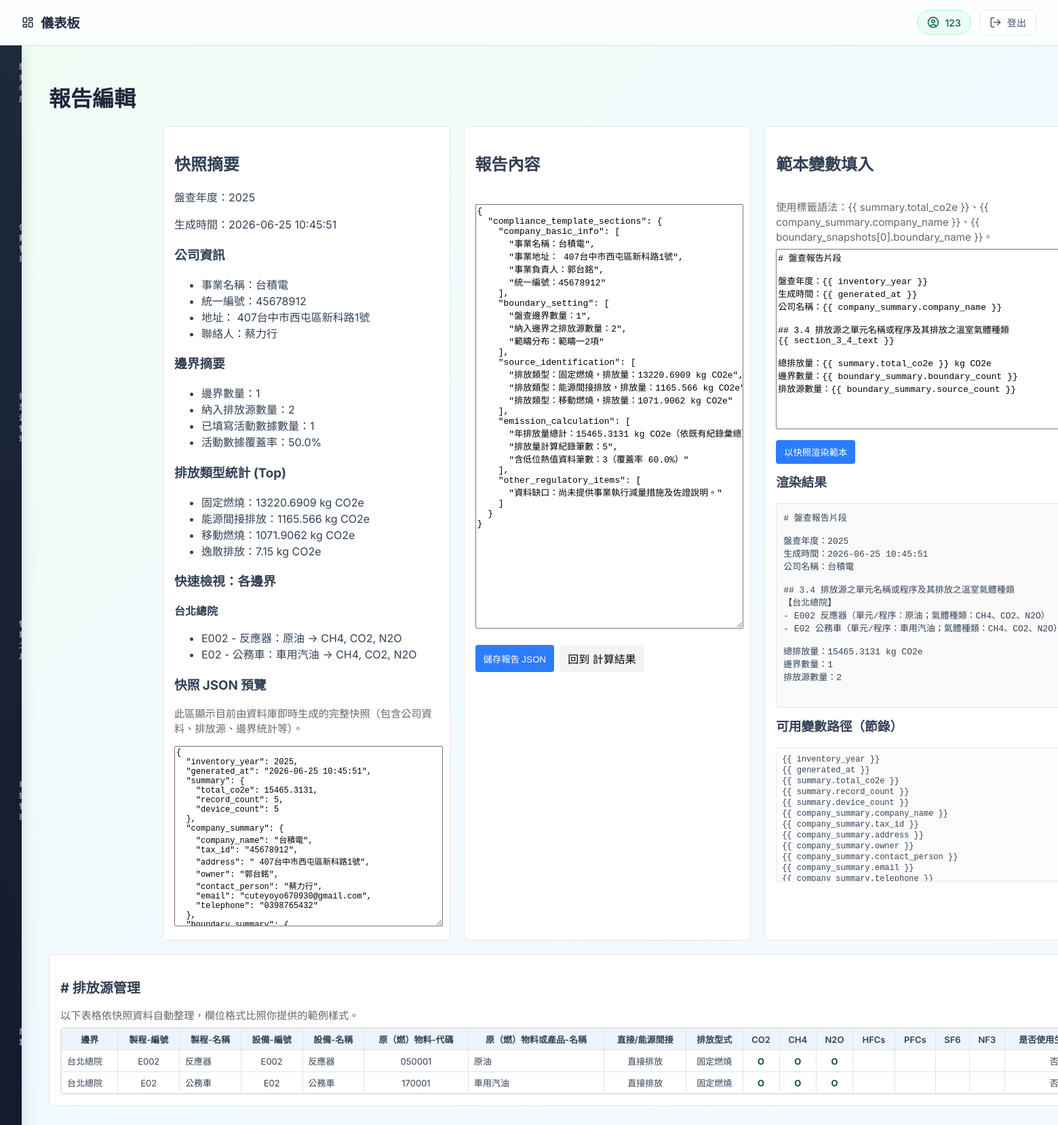
Page /calculation/report (signed in) on the committed database.
### model.py (models this page shows)
class EmissionFactor(SQLModel, table=True):
    code: str = Field(primary_key=True)
    gas_type: str = Field(primary_key=True)
    original_code: str = Field(index=True)
    emission_type: str = "固定燃燒"
    name: str
    factor_value: float
    unit: str
    year: int
    factor_source: Optional[str] = None
    calculation_method: Optional[str] = None
    lower_heating_value: Optional[float] = None
    lhv_unit: Optional[str] = None
    updated_at: datetime = Field(default_factory=datetime.utcnow)

class CompanyInfo(SQLModel, table=True):
    tax_id: str = Field(default=None, primary_key=True)
    company_name: str
    address: str
    owner: str
    account_id: int = Field(foreign_key="account.id")
    telephone: Optional[str] = None
    contact_person: Optional[str] = None
    email: Optional[str] = None
    URL: Optional[str] = None
    account: Optional[Account] = Relationship(back_populates="companies")

class Device(SQLModel, table=True):
    id: Optional[int] = Field(default=None, primary_key=True)
    name: str = Field(index=True)
    category: str
    emission_type: str = Field(default="固定燃燒")
    location: str
    factor_ref_code: str
    gas_type: str
    unit: str
    device_number: Optional[str] = None
    device_code: Optional[str] = None
    quantity: int = 1
    fill_amount: Optional[float] = None
    fill_unit: Optional[str] = None
    equipment_category: Optional[str] = None
    refrigerant_code: Optional[str] = None

class Boundary(SQLModel, table=True):
    __tablename__ = "boundary"
    boundary_id: Optional[int] = Field(default=None, primary_key=True)
    boundary_name: str = Field(index=True)
    address: Optional[str] = None
    sort_order: Optional[int] = 0
    account_id: int = Field(foreign_key="account.id")
    year_id: int = Field(foreign_key="year.year_id")
    created_at: datetime = Field(default_factory=datetime.utcnow)
    updated_at: datetime = Field(default_factory=datetime.utcnow)
    account: Optional[Account] = Relationship(back_populates="boundaries")
    year: Optional[Year] = Relationship(back_populates="boundaries")
    emission_sources: List["EmissionSource"] = Relationship(back_populates="boundary")
    activity_data: List["ActivityData"] = Relationship(back_populates="boundary")

class EmissionSource(SQLModel, table=True):
    __tablename__ = "emission_source"
    __table_args__ = (
        UniqueConstraint("boundary_id", "source_number", name="uq_source_number_per_boundary"),
        UniqueConstraint("account_id", "year_id", "source_id", name="uq_source_global"),
    )
    source_id: Optional[int] = Field(default=None, primary_key=True)
    source_number: str = Field(index=True)
    source_name: str = Field(index=True)
    scope: str = Field(index=True)
    emission_type: str
    material: str
    quantity: int = 1
    sort_order: Optional[int] = 0
    account_id: int = Field(foreign_key="account.id")
    year_id: int = Field(foreign_key="year.year_id")
    boundary_id: int = Field(foreign_key="boundary.boundary_id")
    created_at: datetime = Field(default_factory=datetime.utcnow)
    updated_at: datetime = Field(default_factory=datetime.utcnow)
    account: Optional[Account] = Relationship(back_populates="emission_sources")
    year: Optional[Year] = Relationship(back_populates="emission_sources")
    boundary: Optional[Boundary] = Relationship(back_populates="emission_sources")
    activity_data: Optional["ActivityData"] = Relationship(back_populates="emission_source")

### routers/calculation.py (the view)
@router.get("/report", response_class=HTMLResponse)
async def report_edit_page(request: Request, session: Session = Depends(get_session)):
    from routers import result as result_mod
    account_id = request.session.get("user")
    if not account_id:
        return RedirectResponse(url="/login", status_code=303)
    snapshot = result_mod._build_report_snapshot(session, account_id=account_id)
    template_snapshot = _build_template_snapshot(snapshot)
    try:
        initial_payload = result_mod._normalize_report_payload({}, snapshot)
    except Exception:
        initial_payload = {}
    payload_json = json.dumps(initial_payload, ensure_ascii=False, indent=2)
    snapshot_json = json.dumps(snapshot, ensure_ascii=False, indent=2)
    template_text = _default_report_template()
    rendered_template, missing_template_tags = _render_template_with_snapshot(template_text, template_snapshot)
    return templates.TemplateResponse(
        "report_edit.html",
        {
            "request": request,
            "snapshot": snapshot,
            "snapshot_json": snapshot_json,
            "payload_json": payload_json,
            "template_text": template_text,
            "rendered_template": rendered_template,
            "missing_template_tags": missing_template_tags,
            "template_paths": _collect_scalar_paths(template_snapshot),
        },
    )

### templates/report_edit.html (shortened to what this page needs)
{% extends "base.html" %}
{% block head %}
<link rel="stylesheet" href="/static/css/calculation.css">
{% endblock %}
{% block content %}
<h1>報告編輯</h1>
<div class="report-edit-wrap">
  <div class="snapshot-pane">
    <h2>快照摘要</h2>
    <p>盤查年度：{{ snapshot.inventory_year }}</p>
    <p>生成時間：{{ snapshot.generated_at }}</p>
    <h3>公司資訊</h3>
    <ul>
      <li>事業名稱：{{ snapshot.company_summary.get('company_name') }}</li>
      <li>統一編號：{{ snapshot.company_summary.get('tax_id') }}</li>
      <li>地址：{{ snapshot.company_summary.get('address') }}</li>
      <li>聯絡人：{{ snapshot.company_summary.get('contact_person') }}</li>
    </ul>
    <h3>邊界摘要</h3>
    <ul>
      <li>邊界數量：{{ snapshot.boundary_summary.get('boundary_count') }}</li>
      <li>納入排放源數量：{{ snapshot.boundary_summary.get('source_count') }}</li>
      <li>已填寫活動數據數量：{{ snapshot.boundary_summary.get('completed_activity_source_count') }}</li>
      <li>活動數據覆蓋率：{{ snapshot.boundary_summary.get('activity_coverage_rate') }}%</li>
    </ul>
    <h3>排放類型統計 (Top)</h3>
    <ul>
      {% for item in snapshot.emission_type_totals %}
      <li>{{ item.emission_type }}：{{ item.total_co2e }} kg CO2e</li>
      {% endfor %}
    </ul>
    <h3>快速檢視：各邊界</h3>
    {% if snapshot.get('boundary_snapshots') %}
      {% for b in snapshot.boundary_snapshots %}
        <div class="boundary-block">
          <strong>{{ b.boundary_name }}</strong>
          <ul>
            {% for s in b.sources %}
              <li>{{ s.source_number }} - {{ s.source_name }}：{{ s.unit_or_process }} → {{ s.gases | join(', ') }}</li>
            {% endfor %}
          </ul>
        </div>
      {% endfor %}
    {% else %}
      <p class="info">目前快照未包含邊界細節（boundary_snapshots）。生成報告快照時會自動補上，若需要可先執行「生成報告」。</p>
    {% endif %}
    <h3>快照 JSON 預覽</h3>
    <p class="info">此區顯示目前由資料庫即時生成的完整快照（包含公司資料、排放源、邊界統計等）。</p>
    <textarea class="snapshot-json-preview" readonly>{{ snapshot_json }}</textarea>
  </div>
  <div class="editor-pane">
    <h2>報告內容</h2>
    <form method="post" action="/calculation/report/save">
      <textarea class="payload-editor" name="payload_json">{{ payload_json }}</textarea>
      <div style="display:flex; gap:8px; margin-top:8px;">
        <button class="btn-save-report" type="submit">儲存報告 JSON</button>
        <a class="btn-save-report" href="/result" style="padding:8px 12px; display:inline-block; background:#f4f4f4; color:#000; border-radius:4px; text-decoration:none;">回到 計算結果</a>
      </div>
    </form>
  </div>
  <div class="template-pane">
    <h2>範本變數填入</h2>
    <p class="info">使用標籤語法：{{ '{{ summary.total_co2e }}' }}、{{ '{{ company_summary.company_name }}' }}、{{ '{{ boundary_snapshots[0].boundary_name }}' }}。</p>
    <form method="post" action="/calculation/report/render">
      <textarea class="template-editor" name="template_text">{{ template_text }}</textarea>
      <button class="btn-save-report" type="submit">以快照渲染範本</button>
    </form>
    <h3 style="margin-top:12px;">渲染結果</h3>
    <div class="template-preview">{{ rendered_template }}</div>
    <h3 style="margin-top:12px;">可用變數路徑（節錄）</h3>
    <div class="var-box">
      {% for p in template_paths %}
        <div class="var-item">{{ '{{ ' }}{{ p }}{{ ' }}' }}</div>
      {% endfor %}
    </div>
  </div>
</div>
<section class="source-management-section">
  <h2 class="source-management-title"># 排放源管理</h2>
  <p class="info">以下表格依快照資料自動整理，欄位格式比照你提供的範例樣式。</p>
  {% set source_rows = snapshot.get('emission_source_management_rows', []) %}
  {% if source_rows and source_rows|length > 0 %}
    <div class="source-table-wrap">
      <table class="source-table">
        <thead>
          <tr>
            <th>邊界</th>
            <th>製程-編號</th>
            <th>製程-名稱</th>
            <th>設備-編號</th>
            <th>設備-名稱</th>
            <th>原（燃）物料-代碼</th>
            <th>原（燃）物料或產品-名稱</th>
            <th>直接/能源間接</th>
            <th>排放型式</th>
            <th>CO2</th>
            <th>CH4</th>
            <th>N2O</th>
            <th>HFCs</th>
            <th>PFCs</th>
            <th>SF6</th>
            <th>NF3</th>
            <th>是否使用生質能源</th>
          </tr>
        </thead>
        <tbody>
          {% for row in source_rows %}
          <tr>
            <td class="text-left">{{ row.boundary_name }}</td>
            <td>{{ row.process_code }}</td>
            <td class="text-left">{{ row.process_name }}</td>
            <td>{{ row.equipment_code }}</td>
            <td class="text-left">{{ row.equipment_name }}</td>
            <td>{{ row.material_code }}</td>
            <td class="text-left">{{ row.material_name }}</td>
            <td>{{ row.directness }}</td>
            <td>{{ row.emission_style }}</td>
            <td class="gas-flag">{{ row.gas_flags.co2 }}</td>
            <td class="gas-flag">{{ row.gas_flags.ch4 }}</td>
            <td class="gas-flag">{{ row.gas_flags.n2o }}</td>
            <td class="gas-flag">{{ row.gas_flags.hfcs }}</td>
            <td class="gas-flag">{{ row.gas_flags.pfcs }}</td>
            <td class="gas-flag">{{ row.gas_flags.sf6 }}</td>
            <td class="gas-flag">{{ row.gas_flags.nf3 }}</td>
            <td>{{ row.is_biomass_energy }}</td>
          </tr>
          {% endfor %}
        </tbody>
      </table>
    </div>
  {% else %}
    <p class="info">目前沒有可顯示的排放源資料。</p>
  {% endif %}
</section>
{% endblock %}

### static/css/index.css (style rules this page uses)
:root { --emerald-50: #ecfdf5; --emerald-100: #d1fae5; --emerald-200: #a7f3d0; --emerald-500: #10b981; --emerald-600: #059669; --emerald-700: #047857; --emerald-800: #065f46; --emerald-900: #064e3b; --slate-50: #f8fafc; --slate-100: #f1f5f9; --slate-200: #e2e8f0; --slate-300: #cbd5e1; --slate-400: #94a3b8; --slate-500: #64748b; --slate-600: #475569; --slate-700: #334155; --slate-800: #1e293b; --slate-900: #0f172a; --radius-sm: 6px; --radius-md: 10px; --radius-lg: 16px; --radius-xl: 20px; --shadow-sm: 0 1px 2px rgba(0,0,0,0.05); --shadow-md: 0 4px 6px -1px rgba(0,0,0,0.07), 0 2px 4px -2px rgba(0,0,0,0.05); --shadow-lg: 0 10px 15px -3px rgba(0,0,0,0.08), 0 4px 6px -4px rgba(0,0,0,0.04); --shadow-xl: 0 20px 25px -5px rgba(0,0,0,0.08), 0 8px 10px -6px rgba(0,0,0,0.04); }
body { margin: 0; font-family: "Noto Sans TC", "Inter", -apple-system, BlinkMacSystemFont, "Segoe UI", Roboto, "Helvetica Neue", Arial, sans-serif; background: linear-gradient(135deg, #f0fdf4 0%, #f0f9ff 50%, #f8fafc 100%); background-attachment: fixed; color: var(--slate-700); display: flex; flex-direction: column; min-height: 100vh; }
h1 { color: var(--slate-800); margin-bottom: 20px; font-size: 2rem; font-weight: 700; }

### templates/report_edit.html (style rules this page uses)
.report-edit-wrap { max-width: 1400px; margin: 20px auto; display: grid; grid-template-columns: 1fr 1fr 1fr; gap: 20px; }
.snapshot-pane { background: #fff; padding: 16px; border-radius: 6px; border: 1px solid #e6e6e6; }
.editor-pane { background: #fff; padding: 16px; border-radius: 6px; border: 1px solid #e6e6e6; display:flex; flex-direction:column; }
textarea.payload-editor { width:100%; height: 620px; font-family: monospace; font-size: 13px; white-space: pre; }
textarea.snapshot-json-preview { width:100%; height: 260px; font-family: monospace; font-size: 12px; white-space: pre; margin-top: 8px; }
.template-pane { background: #fff; padding: 16px; border-radius: 6px; border: 1px solid #e6e6e6; display:flex; flex-direction:column; }
textarea.template-editor { width:100%; height: 260px; font-family: monospace; font-size: 13px; white-space: pre; }
.template-preview { border: 1px solid #e6e6e6; border-radius: 4px; padding: 10px; min-height: 280px; white-space: pre-wrap; background: #fafafa; font-family: monospace; font-size: 13px; overflow: auto; }
.btn-save-report { margin-top: 12px; padding:8px 12px; background:#2b7cff; color:white; border:none; border-radius:4px; }
.info { color: #666; font-size: 0.95em; margin-bottom:8px; }
.boundary-block { margin-bottom: 8px; }
.var-box { border:1px solid #e6e6e6; border-radius:4px; padding:8px; max-height: 180px; overflow:auto; background:#fcfcfc; }
.var-item { font-family: monospace; font-size: 12px; margin: 2px 0; }
.source-management-section { margin-top: 18px; background: #fff; border: 1px solid #e6e6e6; border-radius: 6px; padding: 16px; }
.source-management-title { font-size: 20px; margin-bottom: 8px; }
.source-table-wrap { overflow-x: auto; border: 1px solid #dfe3e8; border-radius: 4px; }
.source-table { width: 100%; min-width: 1700px; border-collapse: collapse; }
.source-table th, .source-table td { border: 1px solid #dfe3e8; padding: 6px 8px; text-align: center; font-size: 13px; }
.source-table th { background: #eef4fb; font-weight: 600; }
.source-table td.text-left { text-align: left; }
.gas-flag { font-weight: 700; color: #0f5132; }

### rows in the picture
EmissionFactor: inventory_year "2025"
CompanyInfo: company_summary.get "台積電", company_summary.get "45678912", company_summary.get "407台中市西屯區新科路1號", company_summary.get "蔡力行"
Device: emission_type "固定燃燒", total_co2e "13220.6909"
Device: emission_type "能源間接排放", total_co2e "1165.566"
Device: emission_type "移動燃燒", total_co2e "1071.9062"
Device: emission_type "逸散排放", total_co2e "7.15"
Boundary: boundary_name "台北總院", boundary_name "台北總院" "台北總院"
EmissionSource: source_number "E002", source_name "反應器", unit_or_process "原油", gases "CH4, CO2, N2O", process_code "E002", process_name "反應器", equipment_code "E002", equipment_name "反應器", material_name "原油"
EmissionSource: source_number "E02", source_name "公務車", unit_or_process "車用汽油", gases "CH4, CO2, N2O", process_code "E02", process_name "公務車", equipment_code "E02", equipment_name "公務車", material_name "車用汽油"
EmissionFactor: material_code "050001"
EmissionFactor: material_code "170001"

### other values in the picture
{{ request.session.get("username", "使用者") }} "123"
{{ snapshot.generated_at }} "2026-06-25 10:45:51"
{{ snapshot.boundary_summary.get('boundary_count') }} "1"
{{ snapshot.boundary_summary.get('source_count') }} "2"
{{ snapshot.boundary_summary.get('completed_activity_source_count') }} "1"
{{ snapshot.boundary_summary.get('activity_coverage_rate') }} "50.0"
{{ '{{ summary.total_co2e }}' }} "{{ summary.total_co2e }}"
{{ '{{ company_summary.company_name }}' }} "{{ company_summary.company_name }}"
{{ '{{ boundary_snapshots[0].boundary_name }}' }} "{{ boundary_snapshots[0].boundary_name }}"
{{ '{{ ' }} "{{" "{{" "{{" "{{" "{{" "{{" "{{" "{{" "{{" "{{" "{{" "{{"
{{ p }} "inventory_year" "generated_at" "summary.total_co2e" "summary.record_count" "summary.device_count" "company_summary.company_name" "company_summary.tax_id" "company_summary.address" "company_summary.owner" "company_summary.contact_person" "company_summary.email" "company_summary.telephone"
{{ ' }}' }} "}}" "}}" "}}" "}}" "}}" "}}" "}}" "}}" "}}" "}}" "}}" "}}"
{{ row.directness }} "直接排放" "直接排放"
{{ row.emission_style }} "固定燃燒" "固定燃燒"
{{ row.gas_flags.co2 }} "O" "O"
